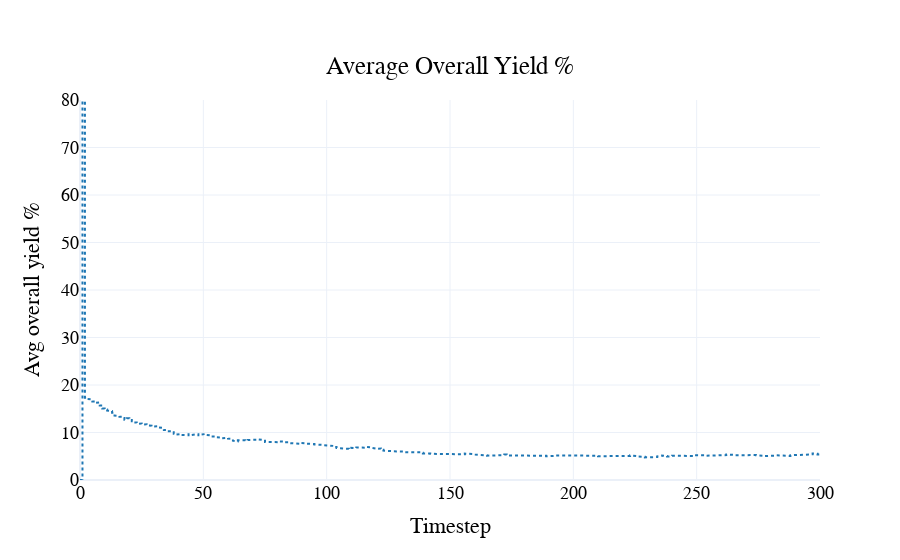

Notebook cell for this chart:
### Code cell
fig = visualizations.plot_avg_overall_yield(
    df
)
pio.show(fig)

### Figure 1 — Plotly figure (JSON) as saved in the notebook; plotly's stock layout.template omitted (floating-point values rounded to 4 significant figures; data arrays with more than 128 entries replaced by an {"elided": "..."} marker saying what was removed)
{"data": [{"line": {"color": "#1f77b4", "dash": "dot"}, "name": "Avg overall yield %", "type": "scatter", "x": {"elided": "1801 int values"}, "y": {"elided": "1801 float values"}}], "layout": {"font": {"color": "black", "family": "Arial", "size": 18}, "hovermode": "x unified", "legend": {"orientation": "h", "x": 0.5, "xanchor": "center", "y": -0.5, "yanchor": "bottom"}, "paper_bgcolor": "rgba(255, 255, 255, 1)", "plot_bgcolor": "rgba(255, 255, 255, 1)", "title": {"text": "Average Overall Yield %", "x": 0.5, "xanchor": "center", "y": 0.9, "yanchor": "top"}, "xaxis": {"title": {"text": "Timestep"}}, "yaxis": {"range": [0, 80], "title": {"text": "Avg overall yield %"}}}}
